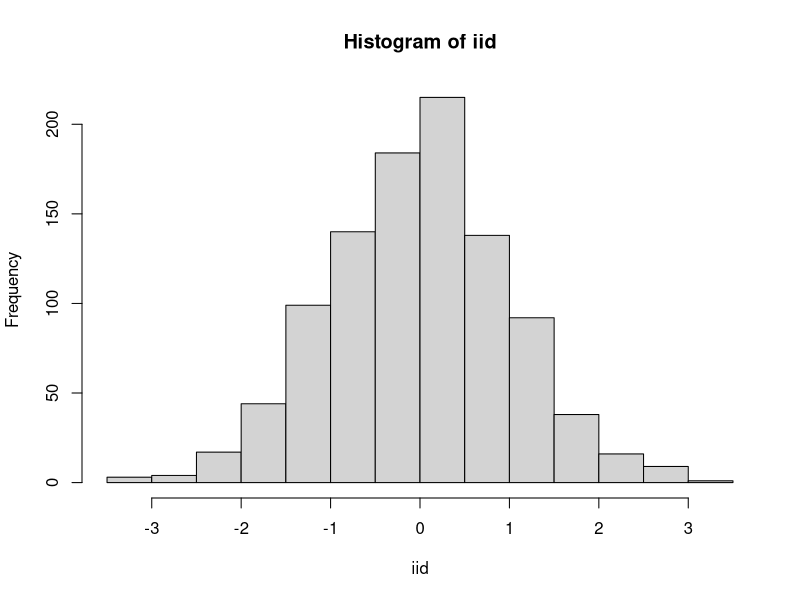
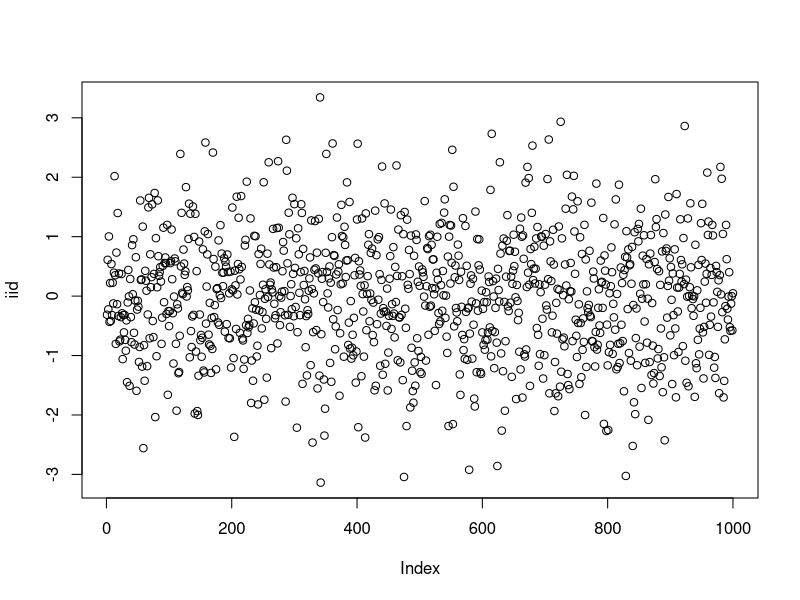
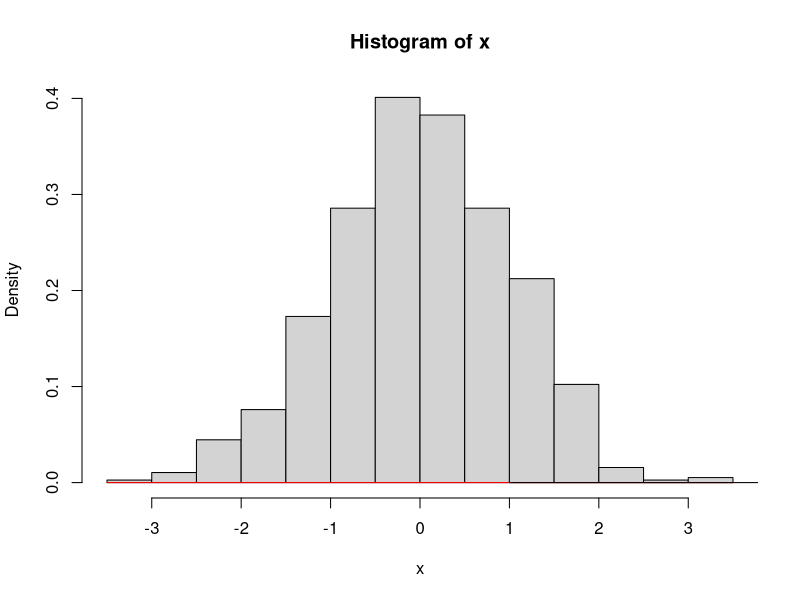

Write R code to recreate these figures, in order. (Note: this script raises an error after producing the figures.)

#n<-rbinom(1000, size=10, prob=0.5)
iid<-rnorm(1000, mean = 0, sd = 1)
iid
hist(iid)
plot(iid)
result = t.test(iid,mu = 0)
result$statistic
reps = 1000
result=array(dim = reps)
for(i in 1:reps){
  rdm<-sample(1:1000,1)
  x = rnorm(rdm,0,1)
  result[i]=t.test(x,mu=0)$statistic
}
hist(x, prob = TRUE)
x<-rchisq(1000,1000)
curve(dchisq(x,df = 1000), col = 'red',add = TRUE)
lines(dchisq(result,100))
result.sp[i]=chisq.test()


#Q2)
par(mfrow=c(2,2))

#Used n = 1

n = 1000
x = matrix(0,1,n)

for(i in 1:n){
  #rdm<-sample(1:10,1)
  x[i] = sum(rnorm(1,0,1)^2)
}
hist(x, prob = TRUE,ylim =range(c(0,1)), main="Histogram of Chi-squared and density plot for n = 1")
a = seq(from = 0, to = 20,length.out = 100)
lines(a,dchisq(a,1), type = 'l')


#Used n = 2

n = 1000
x = matrix(0,1,n)

for(i in 1:n){
  #rdm<-sample(1:10,1)
  x[i] = sum(rnorm(2,0,1)^2)
}
hist(x, prob = TRUE,ylim =range(c(0,0.5)), main="Histogram of Chi-squared and density plot for n = 2")
a = seq(from = 0, to = 20,length.out = 100)
lines(a,dchisq(a,2), type = 'l')

#Used n = 5
n = 1000
x = matrix(0,1,n)

for(i in 1:n){
  #rdm<-sample(1:10,1)
  x[i] = sum(rnorm(5,0,1)^2)
}
hist(x, prob = TRUE,ylim =range(c(0,0.25)), main="Histogram of Chi-squared and density plot for n = 5")
a = seq(from = 0, to = 20,length.out = 100)
lines(a,dchisq(a,5), type = 'l')

#used n = 10
n = 1000
x = matrix(0,1,n)

for(i in 1:n){
  #rdm<-sample(1:10,1)
  x[i] = sum(rnorm(10,0,1)^2)
}
hist(x, prob = TRUE,ylim =range(c(0,0.25)), main="Histogram of Chi-squared and density plot for n = 10")
a = seq(from = 0, to = 20,length.out = 100)
lines(a,dchisq(a,10), type = 'l')


#Q3 Part b)
ghat<- function(x){
  a <- mean(x)*var(x)
  a<- sqrt(a)
  return(a)
}

x1 = matrix(0,1,100)
x2 = matrix(0,1,100)
x3 = matrix(0,1,100)

for(i in 1:100){
  y = rpois(100,lambda = 1)
  x1[i] = mean(y)
  x2[i] = var(y)
  x3[i] = ghat(y)
}
par(mfrow=c(1,3))
hist(x1, breaks = 10, main="Mean(x)")
hist(x2, breaks = 10, main="Var(x)")
hist(x3, breaks = 10, main="sqrt(var(x)*mean(x))")

##Q3 Part c)
##bias for x1
mean(x1)-1
##variance for x1
var(as.numeric(x1))
##MSE for x1
(mean(x1)-1)^2+var(as.numeric(x1))

##bias for x2
mean(x2)-1
##variance for x2
var(as.numeric(x2))
##MSE for x2
(mean(x2)-1)^2+var(as.numeric(x2))

##bias for x3
mean(x3)-1
##variance for x3
var(as.numeric(x3))
##MSE for x3
(mean(x3)-1)^2+var(as.numeric(x3))


##Q3 Part d)
par(mfrow=c(1,1))

ghat<- function(x){
  a <- mean(x)*var(x)
  a<- sqrt(a)
  return(a)
}
n = sample.int(1000,50, replace = T)
mse = numeric(50)
for(j in 1:50){
  x = numeric(n[j])
  for(i in 1:n[j]){
    y = rpois(n[j],lambda = 1)
    x[i] = ghat(y)
  }
  ##MSE for x given lambda = 1
  mse[j] = (mean(x)-1)^2+var(as.numeric(x))  
}
hist(mse)
mean(mse)
hist(x,main="Histogram of Function G for large number of samples")

hwk2_data

## Q4 Part b)
x0 = sum(hwk2_data)/length(hwk2_data$V1)
x0

##Q4 Part d)
start<-median(hwk2_data$V1)
newton<-function(start){
  N = 20
  x = hwk2_data$V1
  for(i in 1:N){
    x1<-start + ((sum(x)/(start^2))-N/start)/(2*sum(x)/(start^3)-N/(start^2))
    if(abs(x1-start)<0.0001) break
    start<-x1
  }
  return(x1)
}
result<-newton(start)
result

##Q4 Part e)
N = length(hwk2_data$V1)
f<-function(mu,x){
  N*log(mu) + sum(x)/mu
}
start<-median(hwk2_data$V1)
out<-nlm(f, start, x = hwk2_data)
mu_hat<-out$estimate
mu_hat

##Q4 part g)
f<-function(mu,x){
  20*log(mu) + sum(x)/mu
}
start<-median(hwk2_data$V1)
out<-nlm(f, start, x = hwk2_data, hessian = TRUE)

var<-solve(out$hessian)
#Standard Error of Theta_MLE
std_error<-sqrt(diag(var))
std_error
#Information Matrix
I<- -out$hessian
I

##Q5 Part a)
xvec<-hwk2_data2$V1
l<-length(xvec)

fn<-function(theta){
  sum( theta[1]*log(theta[2]) + log(gamma(theta[1])) + (1-theta[1])*log(xvec) + xvec/theta[2] )
}
alpha<-mean(xvec)^2/var(xvec)
beta<-mean(xvec)/var(xvec)
theta<-c(alpha,beta)
out<-nlm(fn, theta, hessian=TRUE)
# MLE of alpha and beta
out$estimate
var1<-solve(out$hessian)
#Standard Error using the hessian matrix
std_error<-sqrt(diag(var1))
std_error

##Q5 Part b)
xvec<-hwk2_data2$V1

fn<-function(theta){
  sum( theta[1]*log(theta[2]) + log(gamma(theta[1])) + (1-theta[1])*log(xvec) + xvec/theta[2] )
}
alpha<-mean(xvec)^2/var(xvec)
beta<-mean(xvec)/var(xvec)
theta<-c(alpha,beta)
out1<-optim(theta, fn, hessian = TRUE)
#MLE of alpha and beta using optim
out1$par
var2<-solve(out$hessian)
#Standard Error using the hessian matrix
var2
std_error<-sqrt(diag(var2))
std_error

##Q5 Part c)
xvec<-hwk2_data2$V1

fn<-function(theta){
  sum( theta[1]*log(theta[2]) + log(gamma(theta[1])) + (1-theta[1])*log(xvec) + xvec/theta[2] )
}
alpha<-mean(xvec)^2/var(xvec)
beta<-mean(xvec)/var(xvec)
theta<-c(alpha,beta)
out1<-optim(theta, fn, hessian = TRUE)
#MLE of alpha and beta using optim
theta<-out1$par
var2<-solve(out1$hessian)
#Standard Error using the hessian matrix
std_error<-sqrt(diag(var2))

conf_interval<-0.95
theta1<-c(5,1)
critical_value<-qnorm((1+conf_interval)/2)
for(i in 1:2){
  print(theta1[i] + c(-1,1)*critical_value*std_error[i])
}
